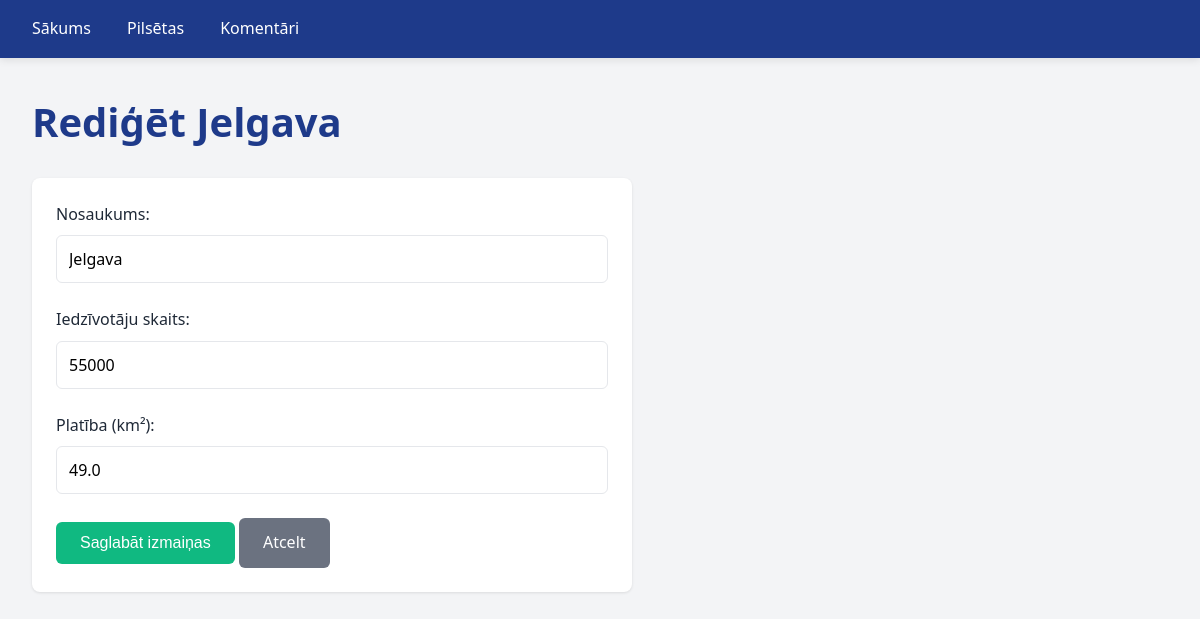
Screenshot of /pilsetas/15/edit with the database file from the repository.
### tables this page shows
CREATE TABLE pilsetas (
	id INTEGER NOT NULL PRIMARY KEY AUTOINCREMENT,
	nosaukums TEXT NOT NULL,
	statistika_id INTEGER,
	CONSTRAINT pilsetas_statistika_FK FOREIGN KEY (statistika_id) REFERENCES statistika(id) ON DELETE SET NULL
);

CREATE TABLE statistika (
	id INTEGER NOT NULL PRIMARY KEY AUTOINCREMENT
, iedzivotaji INTEGER NOT NULL, platiba REAL NOT NULL);

### app.py (the view, shortened to what this page needs)
@app.route("/pilsetas/<int:id>/edit", methods=["GET", "POST"])
def edit_pilseta(id):
    conn = get_db_connection()
    pilseta = conn.execute(
        "SELECT pilsetas.id, nosaukums, iedzivotaji, platiba FROM pilsetas JOIN statistika ON pilsetas.statistika_id = statistika.id WHERE pilsetas.id = ?",
        (id,),
    ).fetchone()
    conn.close()
    return render_template("pilsetas_edit.html", pilseta=pilseta)

### app.py (called while the page is built)
def get_db_connection():
    db = Path(__file__).parent / "db.sqlite"
    conn = sqlite3.connect(db)
    conn.row_factory = sqlite3.Row
    return conn

### templates/pilsetas_edit.html (shortened to what this page needs)
{% extends "base.html" %}
{% block content %}
  <h1>Rediģēt {{ pilseta["nosaukums"] }}</h1>
  <form method="post" action="/pilsetas/{{ pilseta['id'] }}/edit">
    <div class="form-group">
      <label for="nosaukums">Nosaukums: </label>
      <input type="text" name="nosaukums" id="nosaukums" value="{{ pilseta['nosaukums'] }}" required>
    </div>
    <div class="form-group">
      <label for="iedzivotaji">Iedzīvotāju skaits: </label>
      <input type="number" name="iedzivotaji" id="iedzivotaji" value="{{ pilseta['iedzivotaji'] }}" required>
    </div>
    <div class="form-group">
      <label for="platiba">Platība (km²): </label>
      <input type="number" name="platiba" id="platiba" value="{{ pilseta['platiba'] }}" required>
    </div>
    <div class="mt-3">
      <button type="submit" class="btn btn-success">Saglabāt izmaiņas</button>
      <a href="/pilsetas/{{ pilseta['id'] }}" class="btn btn-secondary">Atcelt</a>
    </div>
  </form>
{% endblock %}

### static/style.css (style rules this page uses)
* { margin: 0; padding: 0; box-sizing: border-box; }
:root { --primary-color: #1e3a8a; --secondary-color: #0ea5e9; --accent-color: #f97316; --text-color: #1f2937; --light-bg: #f3f4f6; --white: #ffffff; --border-color: #e5e7eb; --success-color: #10b981; --danger-color: #ef4444; }
body { font-family: 'Segoe UI', Tahoma, Geneva, Verdana, sans-serif; color: var(--text-color); background-color: var(--light-bg); line-height: 1.6; }
h1 { color: var(--primary-color); margin-bottom: 1.5rem; font-size: 2.5rem; }
button, .btn, a.btn { display: inline-block; padding: 0.75rem 1.5rem; color: var(--white); border: none; border-radius: 0.375rem; font-size: 1rem; font-weight: 500; cursor: pointer; text-decoration: none; transition: all 0.3s ease; }
.btn-success { background-color: var(--success-color); }
.btn-secondary { background-color: #6b7280; }
form { background-color: var(--white); padding: 1.5rem; border-radius: 0.5rem; box-shadow: 0 1px 3px rgba(0, 0, 0, 0.1); max-width: 600px; margin-bottom: 2rem; }
.form-group { margin-bottom: 1.5rem; }
label { display: block; margin-bottom: 0.5rem; font-weight: 500; color: var(--text-color); }
input, textarea, select { width: 100%; padding: 0.75rem; border: 1px solid var(--border-color); border-radius: 0.375rem; font-size: 1rem; font-family: inherit; transition: border-color 0.3s ease, box-shadow 0.3s ease; }
a { color: var(--secondary-color); text-decoration: none; transition: color 0.3s ease; }
.mt-3 { margin-top: 1.5rem; }

### rows the page displays
pilsetas: nosaukums "Jelgava"
statistika: iedzivotaji "55000", platiba "49.0"
